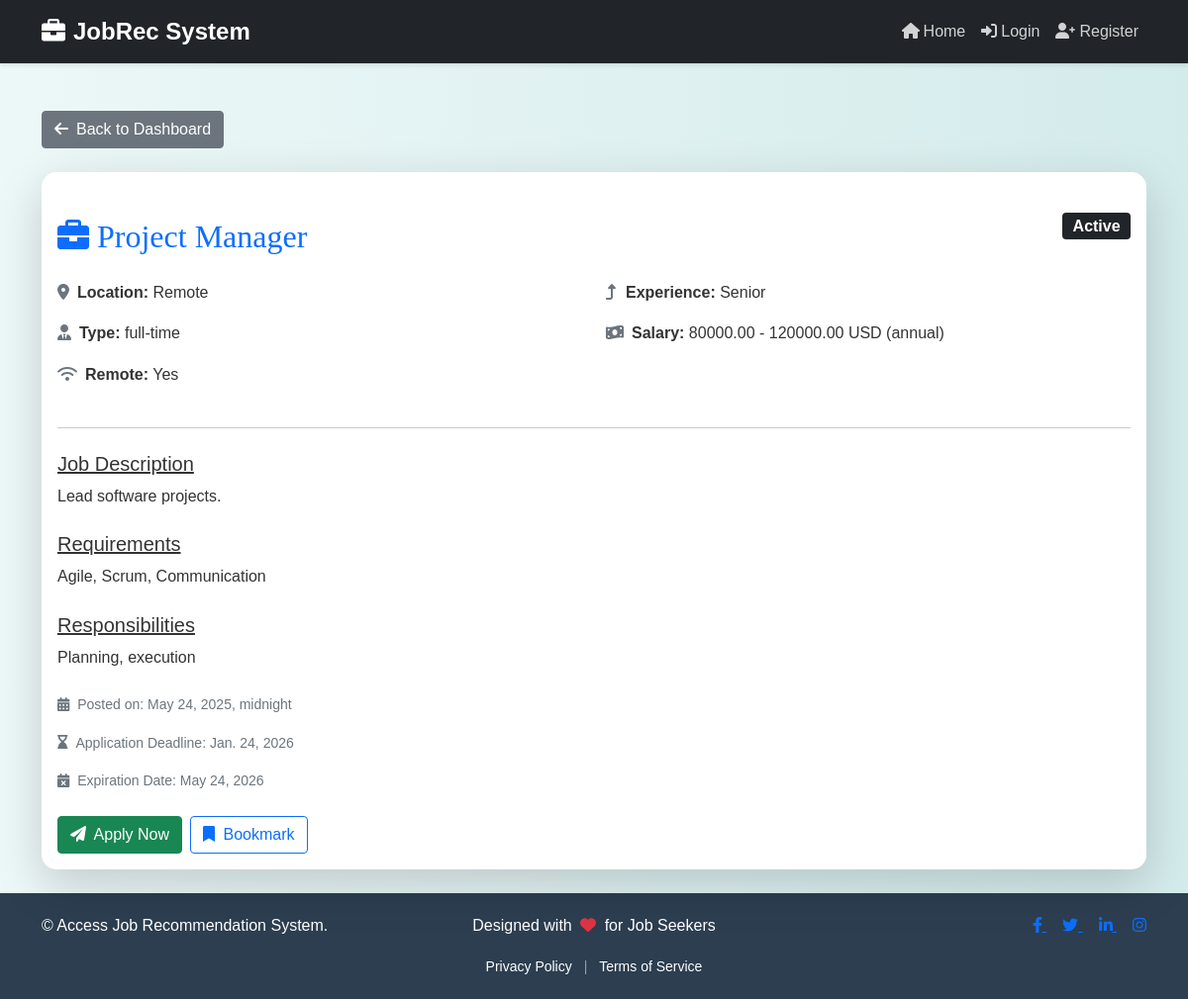
The page /job/4/ on the database its author committed.
### myapp/models.py (models this page shows, shortened)
class Job(models.Model):
    JOB_TYPE_CHOICES = [
        ('full-time', 'Full-time'),
        ('part-time', 'Part-time'),
        ('contract', 'Contract'),
        ('internship', 'Internship'),
        ('temporary', 'Temporary'),
    ]
    SALARY_TYPE_CHOICES = [
        ('annual', 'Annual'),
        ('hourly', 'Hourly'),
        ('monthly', 'Monthly'),
    ]
    EXPERIENCE_LEVEL_CHOICES = [
        ('entry', 'Entry'),
        ('mid', 'Mid'),
        ('senior', 'Senior'),
    ]
    STATUS_CHOICES = [
        ('active', 'Active'),
        ('inactive', 'Inactive'),
        ('filled', 'Filled'),
    ]
    title = models.CharField(max_length=200)
    description = models.TextField()
    requirements = models.TextField(blank=True, null=True)
    responsibilities = models.TextField(blank=True, null=True)
    job_type = models.CharField(max_length=20, choices=JOB_TYPE_CHOICES)
    location = models.CharField(max_length=100)
    is_remote = models.BooleanField(default=False)
    salary_min = models.DecimalField(max_digits=10, decimal_places=2, blank=True, null=True)
    salary_max = models.DecimalField(max_digits=10, decimal_places=2, blank=True, null=True)
    salary_currency = models.CharField(max_length=10, default='USD')  # adjust default if needed
    salary_type = models.CharField(max_length=20, choices=SALARY_TYPE_CHOICES)
    experience_level = models.CharField(max_length=20, choices=EXPERIENCE_LEVEL_CHOICES)
    posted_date = models.DateTimeField(default=timezone.now)
    expiration_date = models.DateField(blank=True, null=True)
    application_deadline = models.DateField(blank=True, null=True)
    status = models.CharField(max_length=10, choices=STATUS_CHOICES, default='active')
    skills = models.ManyToManyField('Skill', blank=True)

### myapp/views.py (the view)
# urls.py: path('job/<int:job_id>/', views.job_detail, name='job_detail'),
def job_detail(request, job_id):
    job = get_object_or_404(Job, id=job_id)
    return render(request, 'job_detail.html', {
        'job': job,
        'today': date.today()
    })

### templates/job_detail.html (shortened to what this page needs)
{% extends 'base.html' %}
{% block content %}
<div class="container mt-5">
    <a href="{% url 'dashboard' %}" class="btn btn-secondary mb-4">
        <i class="fas fa-arrow-left me-2"></i>Back to Dashboard
    </a>
    <div class="card shadow-lg border-0">
        <div class="card-body">
            <div class="d-flex justify-content-between align-items-center mb-3">
                <div>
                    <h2 class="card-title text-primary"><i class="fas fa-briefcase me-2"></i>{{ job.title }}</h2>
                </div>
                <span class="badge bg-dark fs-6">{{ job.status|title }}</span>
            </div>
            <div class="row mb-3">
                <div class="col-md-6">
                    <p><i class="fas fa-map-marker-alt me-2 text-muted"></i><strong>Location:</strong> {{ job.location }}</p>
                    <p><i class="fas fa-user-tie me-2 text-muted"></i><strong>Type:</strong> {{ job.job_type }}</p>
                    <p><i class="fas fa-wifi me-2 text-muted"></i><strong>Remote:</strong> {{ job.is_remote|yesno:"Yes,No" }}</p>
                </div>
                <div class="col-md-6">
                    <p><i class="fas fa-level-up-alt me-2 text-muted"></i><strong>Experience:</strong> {{ job.experience_level|title }}</p>
                    <p><i class="fas fa-money-bill-wave me-2 text-muted"></i><strong>Salary:</strong> {{ job.salary_min }} - {{ job.salary_max }} {{ job.salary_currency }} ({{ job.salary_type }})</p>
                </div>
            </div>
            <hr class="my-4">
            <div class="mb-4">
                <h5 class="text-decoration-underline">Job Description</h5>
                <p>{{ job.description }}</p>
            </div>
            <div class="mb-4">
                <h5 class="text-decoration-underline">Requirements</h5>
                <p>{{ job.requirements }}</p>
            </div>
            <div class="mb-4">
                <h5 class="text-decoration-underline">Responsibilities</h5>
                <p>{{ job.responsibilities }}</p>
            </div>
            <div class="text-muted small">
                <p><i class="fas fa-calendar-alt me-2"></i>Posted on: {{ job.posted_date }}</p>
                <p><i class="fas fa-hourglass-end me-2"></i>Application Deadline: {{ job.application_deadline }}</p>
                <p><i class="fas fa-calendar-times me-2"></i>Expiration Date: {{ job.expiration_date }}</p>
            </div>
            {% if job.status == 'active' and job.expiration_date > today %}
            <div class="mt-4 d-flex flex-column flex-sm-row gap-2">
                <form method="post" action="{% url 'apply_job' job.id %}">
                    <button type="submit" class="btn btn-success">
                        <i class="fas fa-paper-plane me-1"></i> Apply Now
                    </button>
                </form>
                <form method="post" action="{% url 'bookmark_job' job.id %}">
                    <button type="submit" class="btn btn-outline-primary">
                        <i class="fas fa-bookmark me-1"></i> Bookmark
                    </button>
                </form>
            </div>
            {% else %}
            <div class="alert alert-warning mt-4">
                <i class="fas fa-exclamation-circle me-2"></i>This job is no longer accepting applications.
            </div>
            {% endif %}
        </div>
    </div>
</div>
{% endblock %}

### templates/base.html (style rules this page uses)
:root { --primary-color: #3498db; --secondary-color: #2ecc71; --background-color: #f8f9fa; --text-color: #333333; --navbar-color: #2c3e50; }
body { background: linear-gradient(90deg, rgba(233, 246, 246, 0.831), rgba(207, 233, 233, 0.9)); font-family: 'Arial', sans-serif; color: var(--text-color); line-height: 1.6; }
h1, h2, h3, h4 { text-align: center; margin-top: 30px; margin-bottom: 30px; font-family: 'Georgia', serif; }
.card { border: none; border-radius: 15px; box-shadow: 0 4px 6px rgba(0,0,0,.1); transition: transform 0.3s ease; }

### rows shown on the page
Job: title "Project Manager", status "Active", location "Remote", job_type "full-time", is_remote "Yes", experience_level "Senior", salary_min "80000.00", salary_max "120000.00", salary_currency "USD", salary_type "annual", description "Lead software projects.", requirements "Agile, Scrum, Communication", responsibilities "Planning, execution", posted_date "May 24, 2025, midnight", application_deadline "Jan. 24, 2026", expiration_date "May 24, 2026"
